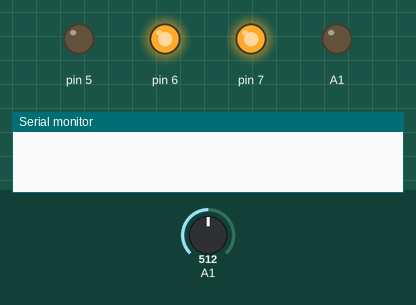
A sketch run on a simulated Arduino Uno, built with avr-gcc and run on an emulated ATmega328P. Parts: output pins drawn as LEDs (lit = HIGH), the last lines printed to the serial monitor. The test bench sets the inputs (shaded band); at power-on: A1 = 512.

Above: at 0.2 s.
At 0.6 s:
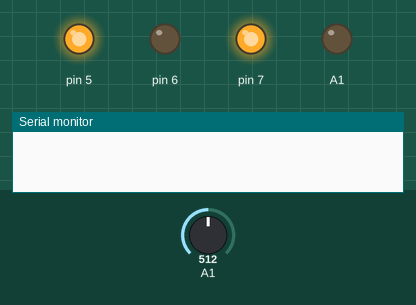
At 2.2 s:
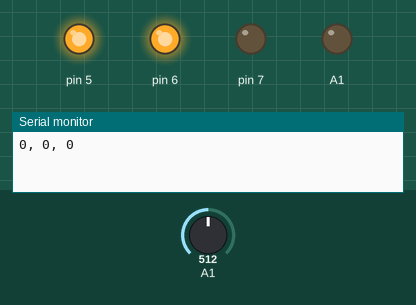
Timing chart, 0 to 3.0 s (numbered marks = the images above):
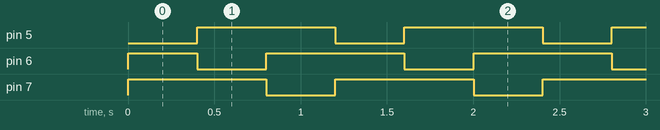

The sketch:

Programa_Camera_de_1_Pixel.ino
```cpp
int vermelho = 0;
int verde = 0;
int azul = 0;

void setup() {
  Serial.begin(9600);
  pinMode(A1, OUTPUT);
  pinMode(5, OUTPUT);
  pinMode(6, OUTPUT);
  pinMode(7, OUTPUT);


}

void loop() {
  digitalWrite(A1, LOW);
  digitalWrite(5, LOW);
  digitalWrite(6, HIGH);
  digitalWrite(7, HIGH);
  delay(100);
  vermelho = 256*analogRead(A1)/10;
  delay(300);
  digitalWrite(A1, LOW);
  digitalWrite(6, LOW);
  digitalWrite(5, HIGH);
  digitalWrite(7, HIGH);
  delay(100);
  verde = 256*analogRead(A1)/10;
  delay(300);
  digitalWrite(A1, LOW);
  digitalWrite(7, LOW);
  digitalWrite(6, HIGH);
  digitalWrite(5, HIGH);
  delay(100);
  azul = 256*analogRead(A1)/10;
  delay(300);
  Serial.print(vermelho);
  Serial.print(", ");
  Serial.print(verde);
  Serial.print(", ");
  Serial.println(azul);

}
```

Measured:
- by itself, pin 5, pin 7: alternates HIGH for 0.80 s and LOW for 0.40 s
- by itself, pin 6: repeats every 1.2 s: LOW 0.40 s, HIGH 0.80 s
- by itself, everything shown: repeats every 1.2 s, in 3 steps
